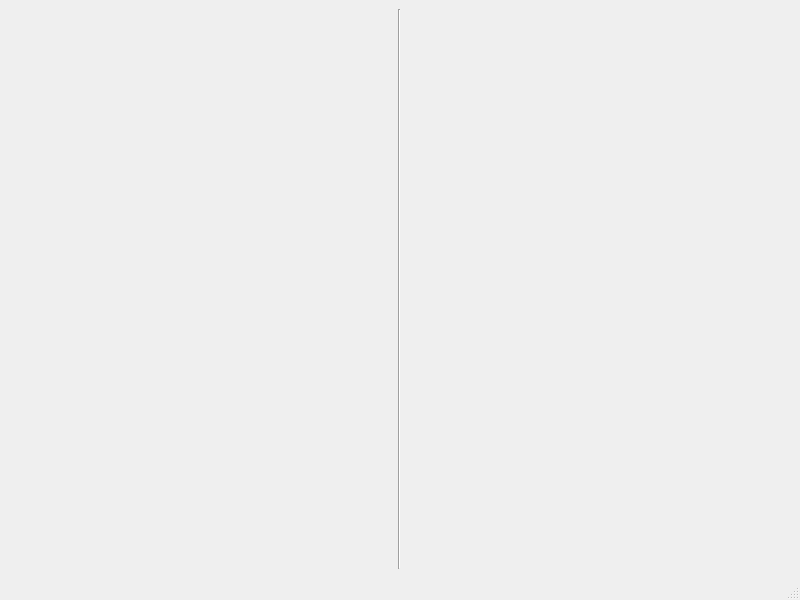
<?xml version="1.0" encoding="UTF-8"?>
<ui version="4.0">
 <class>MainWindow</class>
 <widget class="QMainWindow" name="MainWindow">
  <property name="geometry">
   <rect>
    <x>0</x>
    <y>0</y>
    <width>800</width>
    <height>600</height>
   </rect>
  </property>
  <property name="windowTitle">
   <string>MainWindow</string>
  </property>
  <widget class="QWidget" name="centralwidget">
   <layout class="QHBoxLayout" name="horizontalLayout">
    <item>
     <layout class="QVBoxLayout" name="verticalLayout"/>
    </item>
    <item>
     <widget class="Line" name="line">
      <property name="orientation">
       <enum>Qt::Vertical</enum>
      </property>
     </widget>
    </item>
   </layout>
  </widget>
  <widget class="QMenuBar" name="menubar">
   <property name="geometry">
    <rect>
     <x>0</x>
     <y>0</y>
     <width>800</width>
     <height>22</height>
    </rect>
   </property>
  </widget>
  <widget class="QStatusBar" name="statusbar"/>
 </widget>
 <resources/>
 <connections/>
</ui>
